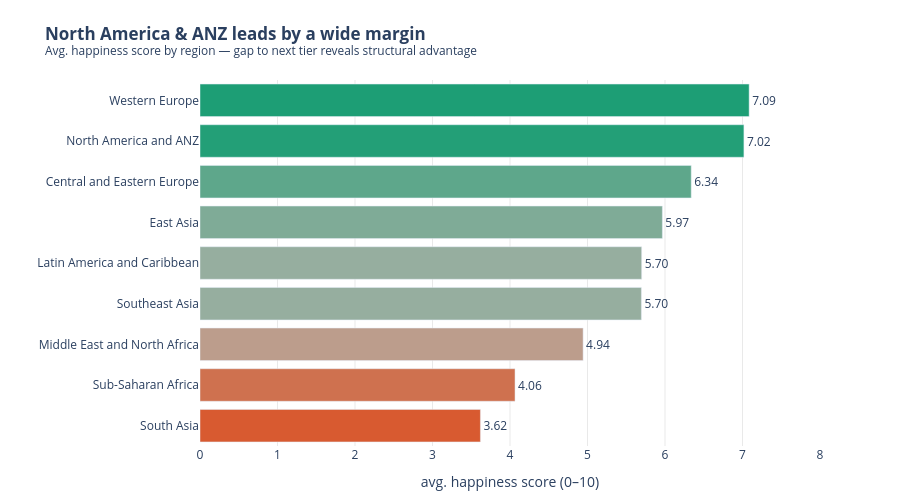

Notebook source saved alongside this figure:
### Markdown cell above
---
## Task 1 — Regional Comparison Bar Chart

**What to build:** A horizontal bar chart showing the **average happiness score by region**, sorted from highest to lowest.

**Requirements:**
- Horizontal orientation (category names are long)
- Sorted by score, descending (so the happiest region is at the top)
- Zero baseline on x-axis
- At least one design choice that goes beyond the Plotly default (colour, annotation, labels, etc.)
- An insight title that answers: *which region stands out and why does it matter?*

**Hint:** Use `df.groupby('Region')['Happiness_Score'].mean()` to compute the averages.

### Code cell
# Task 1: Regional comparison bar chart
# -------------------------------------

# Step 1: Compute average happiness score by region
region_avg = (df.groupby('Region')['Happiness_Score']
              .mean()
              .reset_index()
              .sort_values('Happiness_Score'))  # sort for horizontal bar

print(region_avg)

# Step 2: Build your chart

# Step 2: Build the chart
fig = px.bar(
    region_avg,
    x='Happiness_Score',
    y='Region',
    orientation='h',
    title='<b>North America & ANZ leads by a wide margin</b><br>'
          '<sup>Avg. happiness score by region — gap to next tier reveals structural advantage</sup>',
    color='Happiness_Score',
    color_continuous_scale=[
        (0.0, '#D85A30'),   # coral – low
        (0.5, '#B4B2A9'),   # gray  – mid
        (1.0, '#1D9E75'),   # teal  – high
    ],
    range_color=[region_avg['Happiness_Score'].min(),
                 region_avg['Happiness_Score'].max()],
    text='Happiness_Score',
)

fig.update_traces(
    texttemplate='%{text:.2f}',
    textposition='outside',
)

fig.update_layout(
    xaxis=dict(
        title='avg. happiness score (0–10)',
        range=[0, 8],           # zero baseline
        showgrid=True,
        gridcolor='rgba(200,200,200,0.4)',
    ),
    yaxis=dict(
        title='',
        categoryorder='total ascending',  # highest score at top
    ),
    coloraxis_showscale=False,
    plot_bgcolor='white',
    paper_bgcolor='white',
    margin=dict(l=20, r=80, t=80, b=40),
    height=500,
)

fig.show()

### Figure 1 — Plotly figure (JSON) as saved in the notebook; plotly's stock layout.template omitted (floating-point values rounded to 4 significant figures)
{"data": [{"hovertemplate": "Happiness_Score=%{marker.color}<br>Region=%{y}<extra></extra>", "legendgroup": "", "marker": {"color": [3.618, 4.065, 4.943, 5.695, 5.699, 5.966, 6.338, 7.018, 7.086], "coloraxis": "coloraxis", "pattern": {"shape": ""}}, "name": "", "orientation": "h", "showlegend": false, "text": [3.618, 4.065, 4.943, 5.695, 5.699, 5.966, 6.338, 7.018, 7.086], "textposition": "outside", "texttemplate": "%{text:.2f}", "type": "bar", "x": [3.618, 4.065, 4.943, 5.695, 5.699, 5.966, 6.338, 7.018, 7.086], "xaxis": "x", "y": ["South Asia", "Sub-Saharan Africa", "Middle East and North Africa", "Southeast Asia", "Latin America and Caribbean", "East Asia", "Central and Eastern Europe", "North America and ANZ", "Western Europe"], "yaxis": "y"}], "layout": {"barmode": "relative", "coloraxis": {"cmax": 7.086, "cmin": 3.618, "colorbar": {"title": {"text": "Happiness_Score"}}, "colorscale": [[0, "#D85A30"], [0.5, "#B4B2A9"], [1, "#1D9E75"]], "showscale": false}, "height": 500, "legend": {"tracegroupgap": 0}, "margin": {"b": 40, "l": 20, "r": 80, "t": 80}, "paper_bgcolor": "white", "plot_bgcolor": "white", "title": {"text": "<b>North America & ANZ leads by a wide margin</b><br><sup>Avg. happiness score by region — gap to next tier reveals structural advantage</sup>"}, "xaxis": {"anchor": "y", "domain": [0, 1], "gridcolor": "rgba(200,200,200,0.4)", "range": [0, 8], "showgrid": true, "title": {"text": "avg. happiness score (0–10)"}}, "yaxis": {"anchor": "x", "categoryorder": "total ascending", "domain": [0, 1], "title": {"text": ""}}}}
